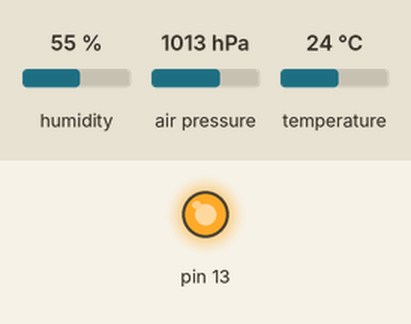
Recording of a sketch running on a simulated Arduino Uno, built with avr-gcc and run on an emulated ATmega328P. Parts: output pins drawn as LEDs (lit = HIGH). The test bench sets the inputs (shaded band); at power-on: humidity 55 %, air pressure 1013 hPa, temperature 24 °C. Sleep ends after the set time or at an interrupt; the modem accepts every AT command (registered, SIM ready, sends succeed) and sends nothing else.

Above: at 0.2 s.
At 32.9 s:
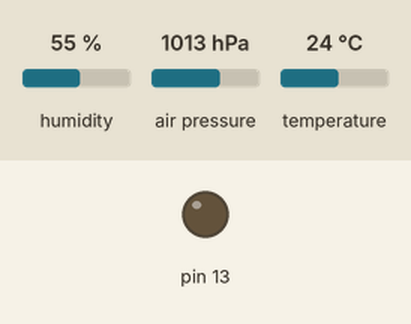
Timing chart, 0 to 34.4 s (numbered marks = the images above):
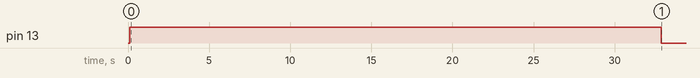

The sketch:

meteo.ino
```cpp
    #include <Wire.h>
    #include <SPI.h>
    #include <Adafruit_BME280.h>

    Adafruit_BME280 bme; // use I2C interface
    Adafruit_Sensor *bme_temp = bme.getTemperatureSensor();
    Adafruit_Sensor *bme_pressure = bme.getPressureSensor();
    Adafruit_Sensor *bme_humidity = bme.getHumiditySensor();

    #include <avr/power.h>
    #include <avr/sleep.h>
    #include <avr/power.h>
    #include <avr/wdt.h>
    #include <SoftwareSerial.h>

    SoftwareSerial softSerial(10, 11); // RX, TX

    String SSID = "Martel";  // SSID du réseau Wi-Fi
    String PASS = "00000000"; // Mot de passe Wi-Fi
    volatile int f_wdt = 1;
    unsigned int tempo_desiree = 280; // mettre un multiple de 8, mais pas obligatoire
    unsigned int compteur_reveil = 280;


    void setup() {
      pinMode( 13, OUTPUT);

      if (!bme.begin()) {
        Serial.println(F("Could not find a valid BME280 sensor, check wiring!"));
        while (1) delay(10);
      }

      bme_temp->printSensorDetails();
      bme_pressure->printSensorDetails();
      bme_humidity->printSensorDetails();

      softSerial.begin(115200); // baudrate par défaut de l'ESP8266
      delay(100);
      // on demande à utiliser un baudrate inférieur
      // (notre esp8266 s'est montrer plus stable ainsi)
     /*softSerial.println("AT+CIOBAUD=9600");
      delay(200);
      softSerial.begin(9600);*/

      //Optimisation de la consommation
      //power_adc_disable(); // Convertisseur Analog / Digital pour les entrées analogiques
      //power_spi_disable();
      //power_twi_disable();
      // Si pas besoin de communiquer par l'USB
      power_usart0_disable();
      //Extinction des timers, attention timer0 utilisé par millis ou delay
      //power_timer0_disable();
      power_timer1_disable();
      power_timer2_disable();

      setup_watchdog(9);
    }

    // Watchdog Interrupt Service est exécité lors d'un timeout du WDT
    ISR(WDT_vect)
    {
      if (f_wdt == 0)
      {
        f_wdt = 1; // flag global }
      }
    }
    // paramètre : 0=16ms, 1=32ms, 2=64ms, 3=128ms, 4=250ms, 5=500ms, 6=1 sec,7=2 sec, 8=4 sec, 9=8 sec
    void setup_watchdog(int ii) {
        byte bb;
        int ww;
        if (ii > 9 ) ii = 9;
        bb = ii & 7;
        if (ii > 7) bb |= (1 << 5);
        bb |= (1 << WDCE);
        ww = bb;
        // Clear the reset flag
        MCUSR &= ~(1 << WDRF);
        // start timed sequence
        WDTCSR |= (1 << WDCE) | (1 << WDE);
        // set new watchdog timeout value
        WDTCSR = bb;
        WDTCSR |= _BV(WDIE);
    }


    void enterSleep(void) {
      set_sleep_mode(SLEEP_MODE_PWR_DOWN);
      sleep_enable();
      sleep_mode(); //Entre dans le mode veille choisi

      // Le programme va reprendre ici après le timeout du WDT

      sleep_disable(); // La 1ère chose à faire est de désactiver le mode veille
    }


    void loop() {
      if (f_wdt == 1) {
        compteur_reveil++;
        if ((compteur_reveil*8)>= tempo_desiree) {
          digitalWrite(13, HIGH);

          connectWifi();
          //sendValue("test", "auie");

          sensors_event_t temp_event, pressure_event, humidity_event;
          bme_temp->getEvent(&temp_event);
          bme_pressure->getEvent(&pressure_event);
          bme_humidity->getEvent(&humidity_event);

          String temperature_string = String(temp_event.temperature);
          sendValue("temperature", temperature_string);

          String humidity_string = String(humidity_event.relative_humidity);
          sendValue("humidity", humidity_string);

          String pressure_string = String(pressure_event.pressure);
          sendValue("pressure", pressure_string);

          softSerial.println("AT+CWQAP");
          compteur_reveil = 0;
        }

        f_wdt = 0;
        enterSleep();
        digitalWrite(13, LOW);
          /*
        for (int i = 0;i<3;i++) {
           ///delay(8000);
        }*/
      }
    }

    void connectWifi()
    {
      delay(100);

      // on va se connecter à un réseau existant, donc on passe en mode station
      softSerial.println("AT+CWMODE=1");
      delay(1000);

      // on se connecte au réseau
      softSerial.println("AT+CWJAP=\""+SSID+"\",\""+PASS+"\"");
      delay(10000);
    }


void sendValue(String metric, String value)
{
      // mode "connexions multiples"
      softSerial.println("AT+CIPMUX=1");
      delay(2000);

      // on se connecte à notre serveur en TCP sur le port 80
      softSerial.println("AT+CIPSTART=4,\"TCP\",\"meteo.nathanaelmartel.net\",80");
      delay(500);

      String request = "/api/"+metric+"/"+value;

      // on donne la taille de la requête qu'on va envoyer, en ajoutant 2 car
      // println ajouter 2 caractères à la fin "\r" et "\n"
      //softSerial.println("AT+CIPSEND=4,"+String(request.length()+2));
      softSerial.println("AT+CIPSEND=4,"+String(83+request.length()));
      delay(500);

      // on envoie la requete
      //softSerial.println(request);
      softSerial.println("GET "+request+" HTTP/1.0");
      softSerial.println("Host: meteo.nathanaelmartel.net");
      softSerial.println("User-Agent: ESP8266-01,Arduino");
      softSerial.println("");
      delay(3000);

      // on ferme la connexion
      softSerial.println("AT+CIPCLOSE=4");
      delay(1000);
    }
```

Measured:
- by itself, pin 13: LOW → HIGH at 0.10 s, → LOW 32.8 s later
